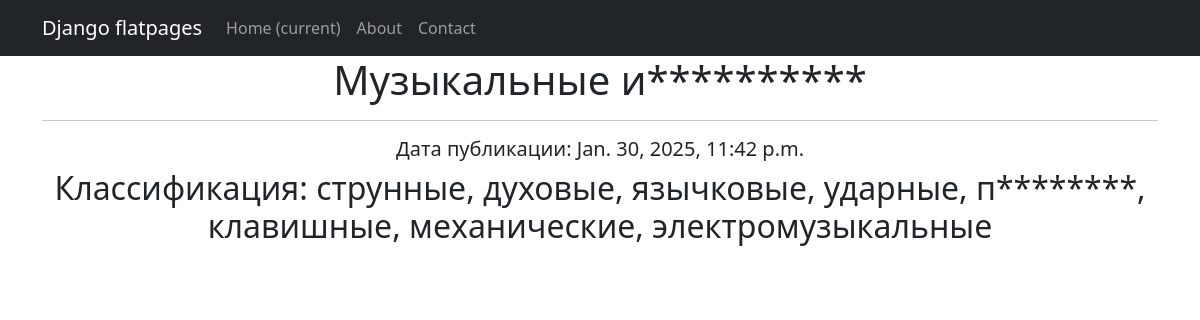
The page /news/1 on the database as committed earlier.
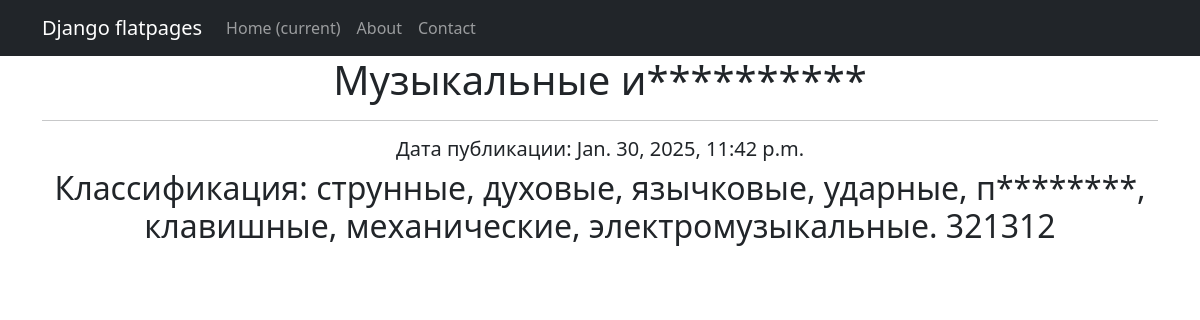
The same page on the database as committed later.
### news/models.py (models this page shows, shortened)
class Post(models.Model):
    author = models.ForeignKey(Author, on_delete = models.CASCADE)
    type = models.CharField(max_length = 2, choices = POSITIONS, default = news)
    date_in = models.DateTimeField(auto_now_add = True)
    category = models.ManyToManyField(Category, through = 'PostCategory')
    title = models.CharField(max_length = 64)
    text = models.TextField()
    rating = models.IntegerField(default = 0)

### news/views.py (the view)
# urls.py: path('<int:pk>', PostDetail.as_view(), name='post_detail'),
class PostDetail(DetailView):
    model = Post
    template_name = 'new.html'
    context_object_name = 'new'

### news/templatetags/custom_filters.py (called while the page is built)
@register.filter()
def censor(words):
    if not isinstance(words, str):
        raise TypeError('censor applide to a non-string type')
    for i in censor_list:
        words = words.replace(i[1:], '*' * (len(i) - 1))
    return words

### templates/new.html (shortened to what this page needs)
{% extends 'flatpages/default.html' %}
{% load custom_filters %}
{% block content %}
    <h1>{{ new.title|censor }}</h1>
    <hr>
    <h5>Дата публикации: {{ new.date_in }}</h5>
    <h2>{{ new.text|censor }}</h2>
{% endblock content %}

### templates/flatpages/default.html (shortened to what this page needs)
<!DOCTYPE html>
<html lang="en">
    <head>
        {% load static %}
        <link href="{% static 'css/styles.css' %}" rel="stylesheet" />
    </head>
    <body>
        <nav class="navbar navbar-expand-lg navbar-dark bg-dark static-top">
            <div class="container">
                <a class="navbar-brand" href="#">Django flatpages</a>
                <div class="collapse navbar-collapse" id="navbarResponsive">
                    <ul class="navbar-nav ml-auto">
                        <li class="nav-item active">
                            <a class="nav-link" href="#">Home
                                <span class="sr-only">(current)</span>
                            </a>
                        </li>
                        <li class="nav-item">
                            <a class="nav-link" href="/about/">About</a>
                        </li>
                        <li class="nav-item">
                            <a class="nav-link" href="/contacts/">Contact</a>
                        </li>
                    </ul>
                </div>
            </div>
        </nav>
        <div class="container">
            <div class="row">
                <div class="col-lg-12 text-center">
                {% block content %}
                {% endblock content %}
                </div>
            </div>
        </div>
    </body>
</html>

Rows that differ between the two databases and show on the page:
changed Post "Музыкальные и**********": text|censor "Классификация: струнные, духовые, язычковые, ударные, п********, клавишные, механические, электромузыкальные" → "Классификация: струнные, духовые, язычковые, ударные, п********, клавишные, механические, электромузыкальные. 321312"
